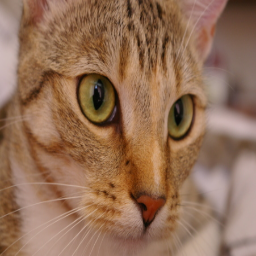
#> input picture PracticalDIP/images/sample_cat.png, 256 x 256 px, found by its file name
$ python 04_median_filter.py
#> lines starting #> are read from the running program, lines starting #| are printed output that depends on the picture
# 3x3 Median Filter on HSI Intensity
from PIL import Image
import matplotlib.pyplot as plt
import numpy as np
from numpy.lib.stride_tricks import sliding_window_view
import scipy.ndimage
import skimage.data

IMAGE_FILE = "images/sample_cat.png"

def rgb_to_hsi(rgb):
    # convert RGB image channels to HSI color space
    r, g, b = rgb[..., 0], rgb[..., 1], rgb[..., 2]
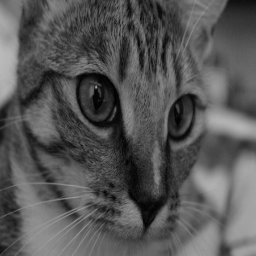
#> b: shape (256, 256) float64; min 0, max 0.729, mean 0.338
    den = np.sqrt((r - g) ** 2 + (r - b) * (g - b)) + 1e-8
    theta = np.arccos(np.clip(0.5 * ((r - g) + (r - b)) / den, -1.0, 1.0))
    h = np.where(b <= g, theta, 2 * np.pi - theta) / (2 * np.pi)
    s = np.where((r + g + b) < 1e-6, 0.0, 1.0 - 3.0 * np.minimum(np.minimum(r, g), b) / (r + g + b + 1e-8))
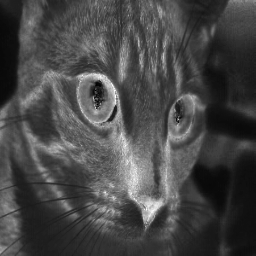
#> s: shape (256, 256) float64; min 8.5e-08, max 1, mean 0.28
    return np.stack([h, s, (r + g + b) / 3.0], axis=-1)

def hsi_to_rgb(hsi):
    # convert HSI channels back to RGB
    h, s, i = hsi[..., 0] * 2 * np.pi, hsi[..., 1], hsi[..., 2]
    sec = np.clip((h // (2 * np.pi / 3)).astype(int), 0, 2)
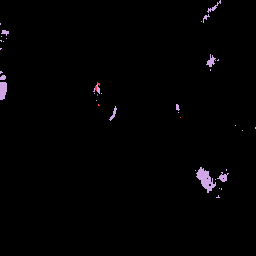
#> sec: shape (256, 256) int64; 3 distinct labels, from 0 to 2; one colour per label, 0 black
    ha = h - sec * (2 * np.pi / 3)
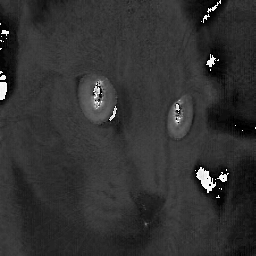
#> ha: shape (256, 256) float64; min 3.68e-07, max 2.09, mean 0.41; drawn with min black and max white
    c3 = i * (1 - s)
    c1 = i * (1 + s * np.cos(ha) / (np.cos(np.pi / 3 - ha) + 1e-8))
    c2 = 3 * i - (c1 + c3)
    r = np.select([sec == 0, sec == 1, sec == 2], [c1, c3, c2])
    g = np.select([sec == 0, sec == 1, sec == 2], [c2, c1, c3])
    b = np.select([sec == 0, sec == 1, sec == 2], [c3, c2, c1])
    return np.clip(np.stack([r, g, b], axis=-1), 0.0, 1.0)

def apply_filter(im):
    # compute 3x3 neighborhood median with reflect padding
    return np.median(sliding_window_view(np.pad(im, 1, mode="reflect"), (3, 3)), axis=(-2, -1))

# check filter output on a 3x3 block with impulse outlier
test_mat = np.array([[10, 20, 10], [30, 200, 20], [10, 30, 20]], float)
c, pdf_ans = float(apply_filter(test_mat)[1, 1]), 20.0
print("Median Filter (3x3)")
print(f"Center value: {c:.4f} | Answer in PDF (Page 7): {pdf_ans:.4f} | Match: {np.isclose(c, pdf_ans)}")

# load image and add 5% salt-and-pepper noise to intensity
raw = Image.open(IMAGE_FILE).convert("RGB") if IMAGE_FILE else Image.fromarray(skimage.data.astronaut())
rgb = np.asarray(raw.resize((256, 256)), dtype=float) / 255.0
hsi = rgb_to_hsi(rgb)
print(f"RGB->HSI->RGB round-trip error: {np.max(np.abs(rgb - hsi_to_rgb(hsi))):.2e}")
#| RGB->HSI->RGB round-trip error: 7.65e-05
np.random.seed(42)
orig_i = hsi[..., 2]
noisy_i = orig_i.copy()
rnd = np.random.rand(*orig_i.shape)
noisy_i[rnd < 0.025] = 0.0
noisy_i[rnd > 0.975] = 1.0
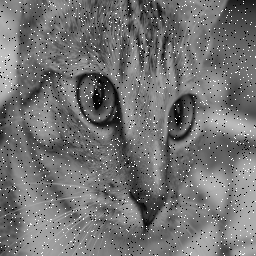
#> noisy_i: shape (256, 256) float64; min 0, max 1, mean 0.453
filt_i = apply_filter(noisy_i)

# compare with SciPy and evaluate PSNR
sp_f = scipy.ndimage.median_filter(noisy_i, size=3, mode="mirror")
print(f"Matches SciPy: {np.allclose(filt_i, sp_f)}")
#| Matches SciPy: True
pn, pf = [10.0 * np.log10(1.0 / np.mean((orig_i - x) ** 2)) for x in (noisy_i, filt_i)]
#> pn = 18.79; pf = 33.99
print(f"PSNR vs original: noisy {pn:.1f} dB, filtered {pf:.1f} dB")
#| PSNR vs original: noisy 18.8 dB, filtered 34.0 dB
filt_rgb = hsi_to_rgb(np.stack([hsi[..., 0], hsi[..., 1], filt_i], axis=-1))
#> in hsi_to_rgb (call 2), `c1 = i * (1 + s * np.cos(ha) / (np.cos(np.pi / 3 - ha) + 1e-8))`:
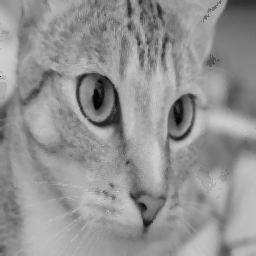
#> c1: shape (256, 256) float64; min 0, max 0.828, mean 0.577
fig, axes = plt.subplots(2, 3, figsize=(10, 6.5))
plots = [(rgb, "Original RGB", None), (orig_i, "Original I", "gray"),
         (noisy_i, "Noisy I (5% S&P)", "gray"), (filt_i, "Filtered I", "gray"),
         (filt_rgb, "Filtered RGB", None), (np.abs(orig_i - noisy_i), "Noise Map", "hot")]
for ax, (img, title, cm) in zip(axes.flat, plots):
    ax.imshow(img, cmap=cm)
    ax.set_title(title, fontsize=8)
    ax.axis("off")
#> this loop made 6 passes
#> (title, cm) on passes 1 to 6: ('Original RGB', None), ('Original I', 'gray'), ('Noisy I (5% S&P)', 'gray'), ('Filtered I', 'gray'), ('Filtered RGB', None), ('Noise Map', 'hot')
plt.tight_layout()
plt.savefig("outputs/04_median_filter.jpg", dpi=150)
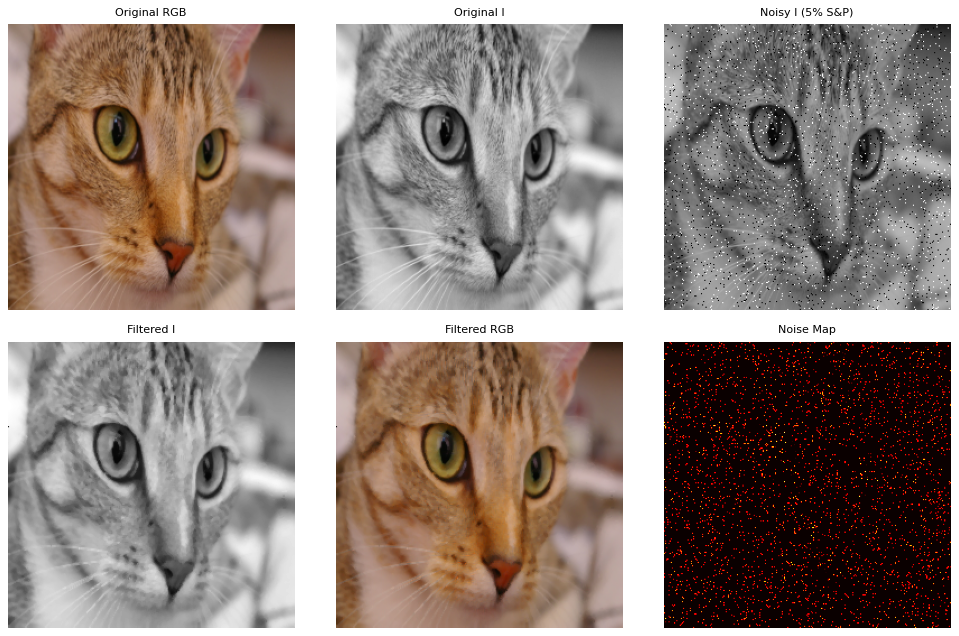
#> figure drawn by matplotlib, 6 panels
try:
    plt.show()
except Exception:
    print("Plot saved as output.png")
